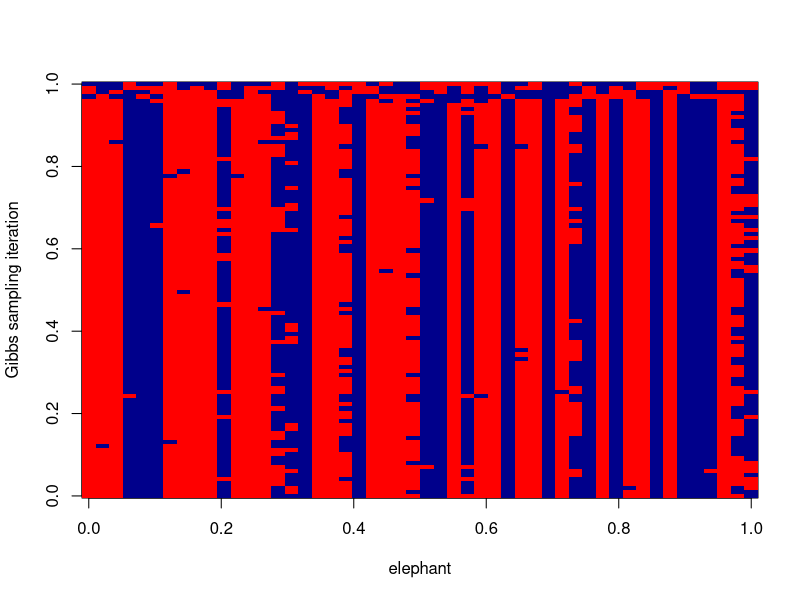

Reproduce this figure in R.
## ---- chunk 1
knitr::opts_chunk$set(comment = "#",collapse = TRUE,fig.align = "center")
## ---- chunk 2
set.seed(33)
# Generate data from a mixture of normals.
#' @param n The number of samples to simulate.
#' @param P A 2 x R matrix of allele frequencies.
r_simplemix <- function (n, P) {
  R <- ncol(P)
  z <- sample(2,prob = c(0.5,0.5),size = n,replace = TRUE)
  x <- matrix(0,n,R)
  for (i in 1:n)
    x[i,] <- rbinom(R,rep(1,R),P[z[i],])
  return(list(x = x,z = z))
}
P <- rbind(c(0.500,0.500,0.500,0.500,0.500,0.500),
           c(0.001,0.999,0.001,0.999,0.001,0.999))
sim <- r_simplemix(n = 50,P)
x <- sim$x
## ---- chunk 3
normalize <- function (x)
  x/sum(x)

#' @param x Data vector (length R).
#' @param P 2 x R matrix of allele frequencies.
#' @return The log-likelihood for each of the K populations.
log_pr_x_given_P <- function (x, P)
  colSums(x*log(t(P)) + (1-x)*log(1-t(P)))

#' @param x n x R data matrix.
#' @param P 2 x R matrix of allele frequencies.
#' @return Group memberships (vector of length n).
sample_z <- function (x, P) {
  K <- nrow(P)
  loglik_matrix <- apply(x,1,log_pr_x_given_P,P = P)
  lik_matrix <- exp(loglik_matrix) 
  p.z.given.x <- apply(lik_matrix,2,normalize)
  z <- rep(0,nrow(x))
  for (i in 1:length(z))
    z[i] <- sample(K,size = 1,prob = p.z.given.x[,i],replace = TRUE)
  return(z)
}

#' @param x n x R data matrix.
#' @param z Cluster allocations (vector of length n).
#' @return 2 x R matrix of allele frequencies.
sample_P <- function (x, z) {
  R <- ncol(x)
  P <- matrix(0,2,R)
  for (i in 1:2) {
    sample_size <- sum(z == i)
    if (sample_size == 0)
      number_of_ones <- rep(0,R)
    else
      number_of_ones <- colSums(x[z == i,])
    P[i,] <- rbeta(R,number_of_ones + 1,sample_size - number_of_ones + 1)
  }
  return(P)
}

gibbs <- function (x, niter = 100) {
  n <- nrow(x)
  z <- sample(2,n,replace = TRUE)
  out <- matrix(0,niter,n)
  out[1,] <- z 
  for(i in 2:niter) {
    P <- sample_P(x,z)
    z <- sample_z(x,P)
    out[i,] <- z
  }
  return(out)
}
## ---- chunk 4
z <- gibbs(x,niter = 100)
table(mcmc = z[1,],true = sim$z)
table(mcmc = z[100,],true = sim$z)
image(t(z[100:1,]),xlab = "elephant",
      ylab = "Gibbs sampling iteration",
      col = c("red","darkblue"))
